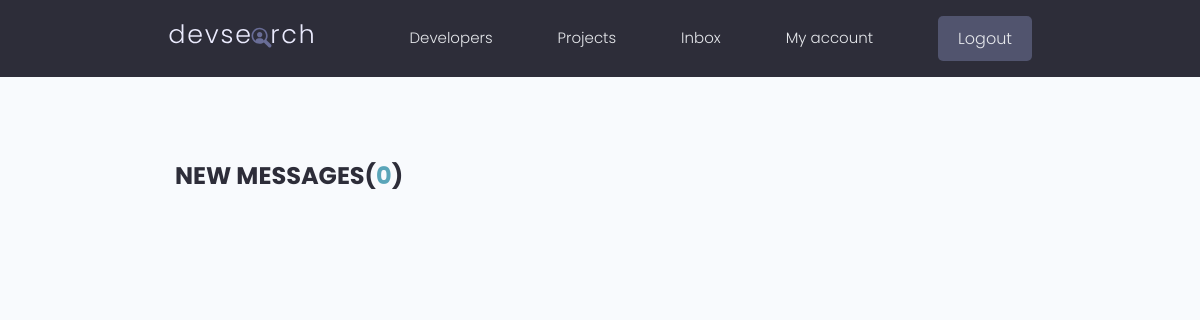
Page /inbox/ (signed in) on the earlier database version.
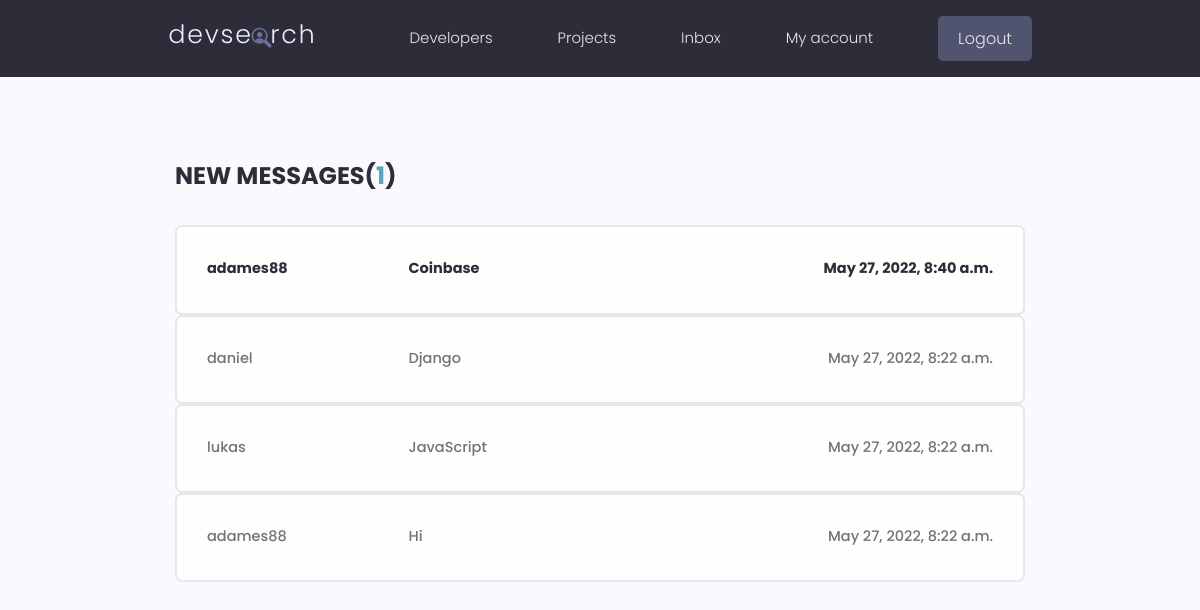
Same page on the later database version.
### users/models.py (models this page shows, shortened)
class Message(models.Model):
    id = models.UUIDField(default=uuid.uuid4, unique=True,
    primary_key=True, editable=False)
    sender = models.ForeignKey(Profile, on_delete=models.SET_NULL, null=True, blank=True)
    recipient = models.ForeignKey(Profile, on_delete=models.CASCADE, null=True, blank=True, related_name="messages")
    name = models.CharField(max_length=50, blank=True, null=True)
    email = models.EmailField(max_length=100, blank=True, null=True)
    subject = models.CharField(max_length=100, blank=True, null=True)
    body = models.TextField()
    is_read = models.BooleanField(default=False, null=True)
    created = models.DateTimeField(auto_now_add=True)
    class Meta:
        ordering = ['is_read', '-created']

### users/views.py (the view)
# urls.py: path("inbox/", views.inbox,name="inbox" ),
@login_required(login_url="login")
def inbox(request):
    profile = request.user.profile
    messages_requests = profile.messages.all()
    unread_count = messages_requests.filter(is_read = False).count()
    context = {"messages_requests":messages_requests, "unread_count":unread_count}
    return render(request, "users/inbox.html", context)

### users/templates/users/inbox.html
{% extends 'main.html' %}
{% block content %}
<main class="inbox my-xl">
  <div class="content-box">
    <h3 class="inbox__title">New Messages(<span>{{ unread_count }}</span>)</h3>
    {% for message in messages_requests %}
    <ul class="messages">
      {% if message.is_read == False %}
      <li class="message message--unread">
        <a href="{% url 'message' message.id %}">
          <span class="message__author">{{ message.name }}</span>
          <span class="message__subject">{{ message.subject }}</span>
          <span class="message__date">{{ message.created }}</span>
        </a>
      </li>
      {% else %}
      <li class="message">
        <a href="{% url 'message' message.id %}">
          <span class="message__author">{{ message.name }}</span>
          <span class="message__subject">{{ message.subject }}</span>
          <span class="message__date">{{ message.created }}</span>
        </a>
      </li>
      {% endif %}
    </ul>
    {% endfor %}
  </div>
</main>
{% endblock %}

Differences in the rows shown:
added Message: name "adames88", subject "Coinbase", created "May 27, 2022, 8:40 a.m."
added Message: name "daniel", subject "Django", created "May 27, 2022, 8:22 a.m."
added Message: name "lukas", subject "JavaScript", created "May 27, 2022, 8:22 a.m."
added Message: name "adames88", subject "Hi", created "May 27, 2022, 8:22 a.m."
Other differences:
{{ unread_count }}: "0" → "1"
